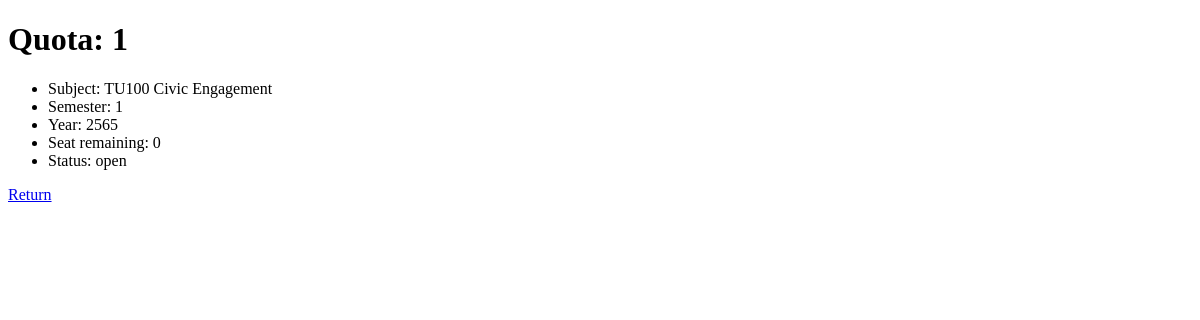
/quota/1, run on an earlier commit of the app's database.
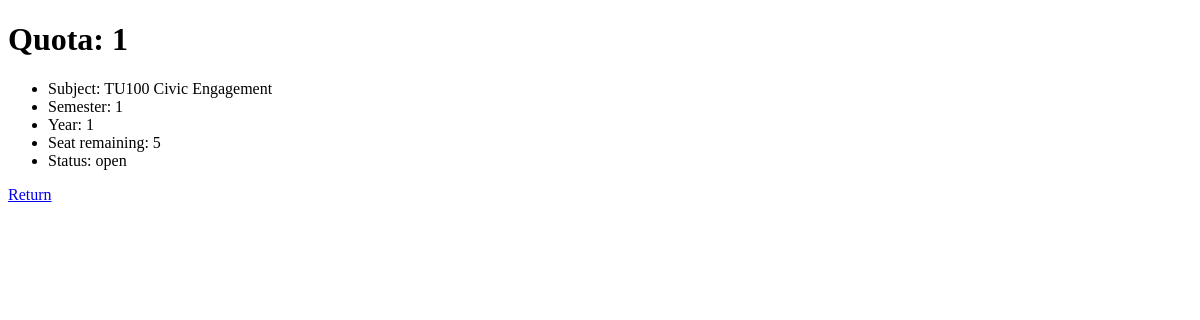
And on a later commit of the database.
### quota/models.py (models this page shows, shortened)
class Quota(models.Model):
    subject = models.ForeignKey(Subject, on_delete=models.CASCADE)
    semester = models.IntegerField()
    year = models.IntegerField()
    seat = models.IntegerField()
    status = models.BooleanField()

class Subject(models.Model):
    code = models.CharField(max_length=5)
    name = models.CharField(max_length=64)
    def __str__(self):
        return f"{self.code} {self.name}"

### quota/views.py (the view)
# urls.py: path('quota/', include('quota.urls')),
def quota(request, quota_id):
    quota = get_object_or_404(Quota, pk=quota_id)
    return render(request, 'quota/quota.html', {
        'quota': quota
    })

### quota/templates/quota/quota.html
{% extends 'quota/layout.html' %}
{% block body%}
<h1>Quota: {{ quota.id }}</h1>
<ul>
    <li>Subject: {{ quota.subject }}</li>
    <li>Semester: {{ quota.semester }}</li>
    <li>Year: {{ quota.year }}</li>
    <li>Seat remaining: {{ quota.seat}}</li>
    <li>Status:
        {% if quota.status %}
            open
        {% else %}
            close
        {% endif %}
    </li>
</ul>
<a href="../quota/">Return</a>
{% endblock %}

### quota/templates/quota/layout.html (shortened to what this page needs)
<!DOCTYPE html>
<html lang = en>
    <head>
    </head>
    <body>
        {% block body %}
        {% endblock %}
    </body>
</html>

What changed in the data, as far as the page shows it:
changed Quota "TU100 Civic Engagement": year "2565" → "1"; seat "0" → "5"
